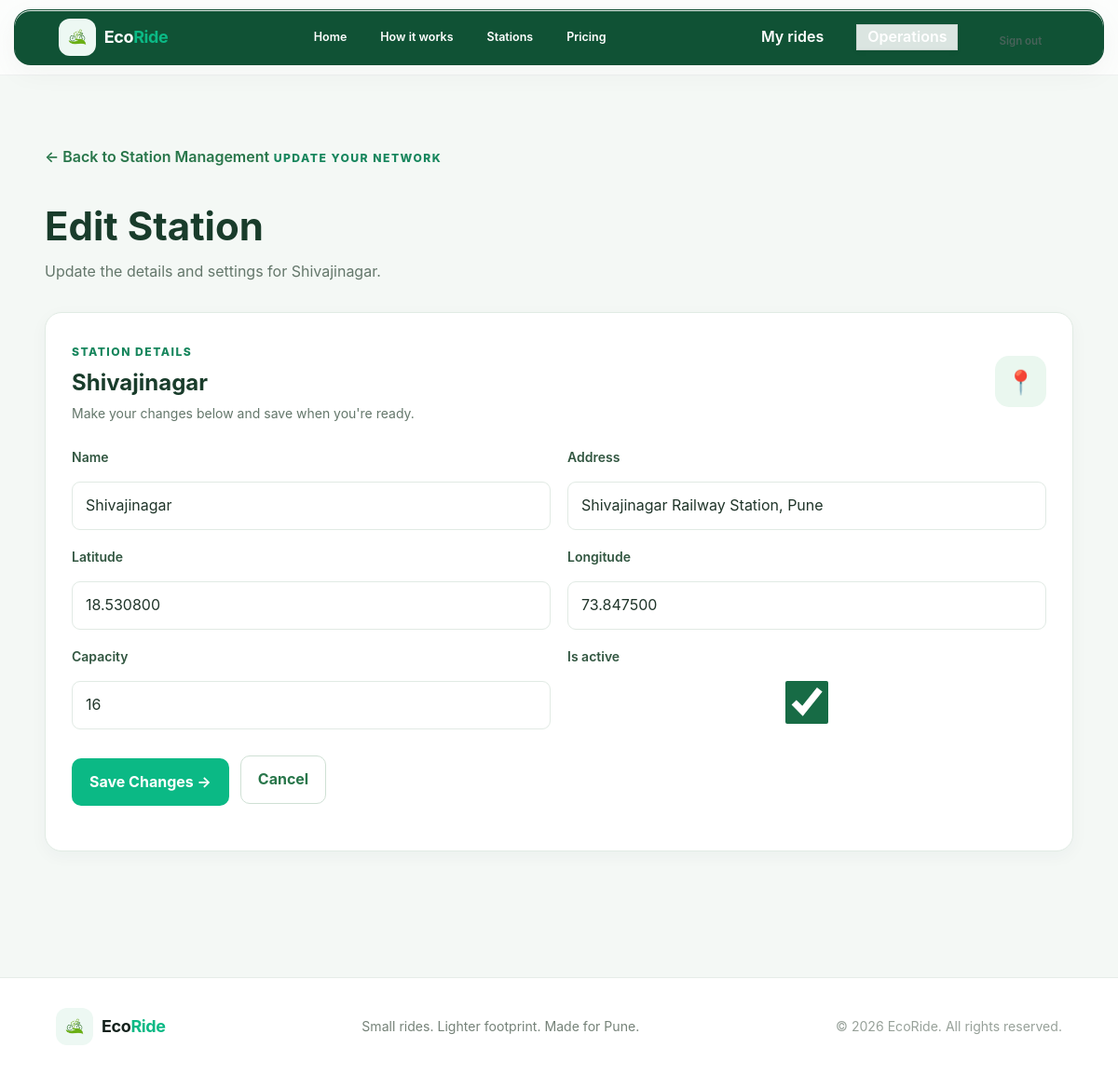
The app's page /staff/stations/2/edit/ (signed in) with its own data.
### core/models.py (models this page shows, shortened)
class Station(models.Model):
    name = models.CharField(max_length=100)
    address = models.CharField(max_length=255)
    latitude = models.DecimalField(max_digits=9, decimal_places=6)
    longitude = models.DecimalField(max_digits=9, decimal_places=6)
    capacity = models.PositiveIntegerField(default=12)
    is_active = models.BooleanField(default=True)
    class Meta:
        ordering = ["name"]

### core/views.py (the view)
# urls.py: path("staff/stations/<int:station_id>/edit/",views.edit_station,name="edit_station"),
@login_required
def edit_station(request, station_id):
    if not request.user.is_staff:
        return HttpResponseForbidden("You are not authorized.")
    station = get_object_or_404(Station, id=station_id)
    if request.method == "POST":
        form = StationForm(request.POST, instance=station)
        if form.is_valid():
            form.save()
            messages.success(request, "Station updated successfully!")
            return redirect("manage_stations")
    else:
        form = StationForm(instance=station)
    return render(request, "core/edit_station.html", {
        "form": form,
        "station": station,
    })

### core/forms.py
class StationForm(forms.ModelForm):
    class Meta:
        model = Station
        fields = [
            "name",
            "address",
            "latitude",
            "longitude",
            "capacity",
            "is_active",
        ]

### core/context_processors.py (called while the page is built)
def site_settings(request):
    return {
        "google_maps_api_key": settings.GOOGLE_MAPS_API_KEY,
        "razorpay_key_id": settings.RAZORPAY_KEY_ID,
        "payments_enabled": bool(
            settings.RAZORPAY_KEY_ID and settings.RAZORPAY_KEY_SECRET
        ),
    }

### templates/core/edit_station.html (shortened to what this page needs)
{% extends "base.html" %}
{% block content %}
<section class="eco-manage-page">
    <header class="eco-manage-header">
        <a class="eco-back-link" href="{% url 'manage_stations' %}">
            ← Back to Station Management
        </a>
        <span class="eco-eyebrow">Update your network</span>
        <h1>Edit Station</h1>
        <p>Update the details and settings for {{ station.name }}.</p>
    </header>
    <section class="eco-manage-form-card">
        <div class="eco-manage-section-heading">
            <div>
                <span class="eco-eyebrow">Station details</span>
                <h2>{{ station.name }}</h2>
                <p>Make your changes below and save when you're ready.</p>
            </div>
            <span class="eco-manage-icon" aria-hidden="true">📍</span>
        </div>
        <form method="post" class="eco-manage-form">
            {% for field in form %}
                <div class="eco-manage-field">
                    <label for="{{ field.id_for_label }}">
                        {{ field.label }}
                    </label>
                    {{ field }}
                </div>
            {% endfor %}
            <div class="eco-edit-station-actions">
                <button class="eco-primary-btn" type="submit">
                    Save Changes →
                </button>
                <a
                    class="eco-admin-secondary-btn"
                    href="{% url 'manage_stations' %}"
                >
                    Cancel
                </a>
            </div>
        </form>
    </section>
</section>
{% endblock %}

### core/static/core/integrated/style.css (style rules this page uses)
* { margin: 0; padding: 0; box-sizing: border-box; }
html { scroll-behavior: smooth; overflow-x: hidden; }
body { font-family: -apple-system, BlinkMacSystemFont, "SF Pro Display", "Segoe UI", Roboto, Helvetica, Arial, sans-serif; background: #f7faf8; color: #17231f; overflow-x: hidden; }
button, a { font-family: inherit; }

### records on screen
Station: name "Shivajinagar", form "Shivajinagar" "Shivajinagar Railway Station, Pune" "18.530800" "73.847500" "16" "☑"

### other values on screen
{{ field.label }} "Name" "Address" "Latitude" "Longitude" "Capacity" "Is active"
